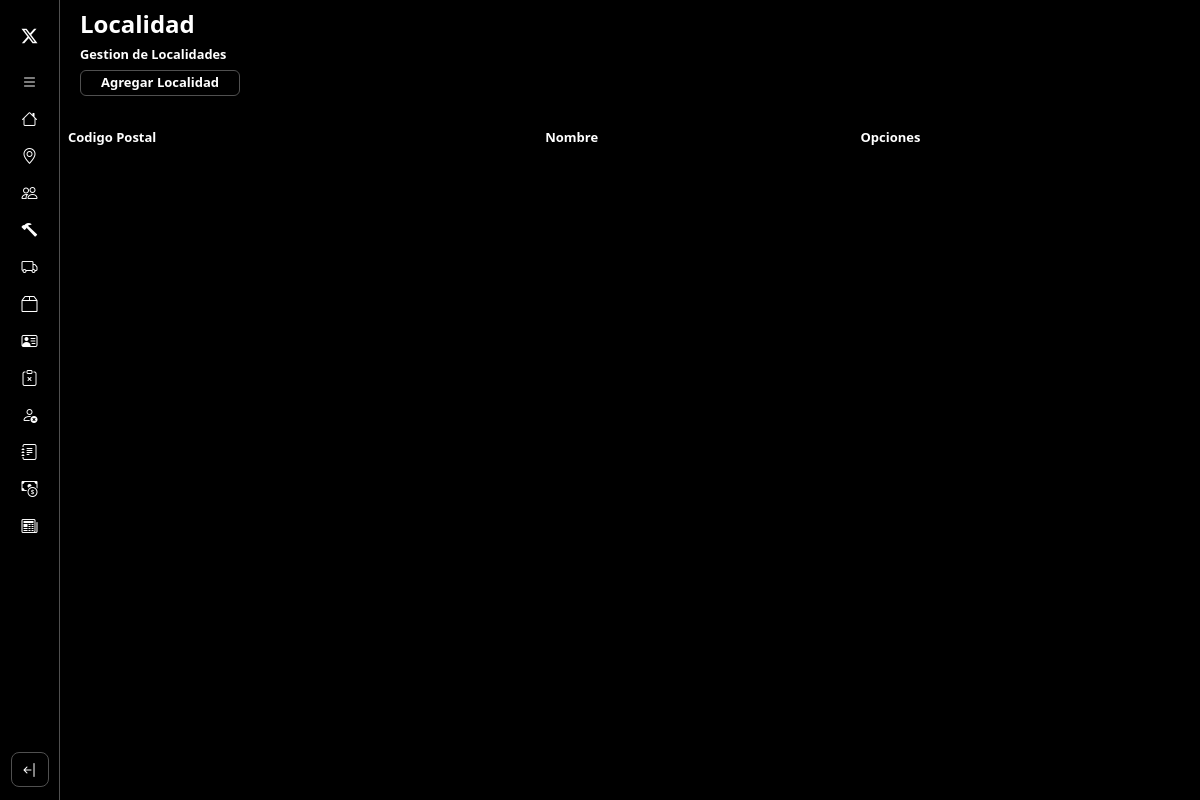
Page /gestionLocalidad/ on the earlier database version.
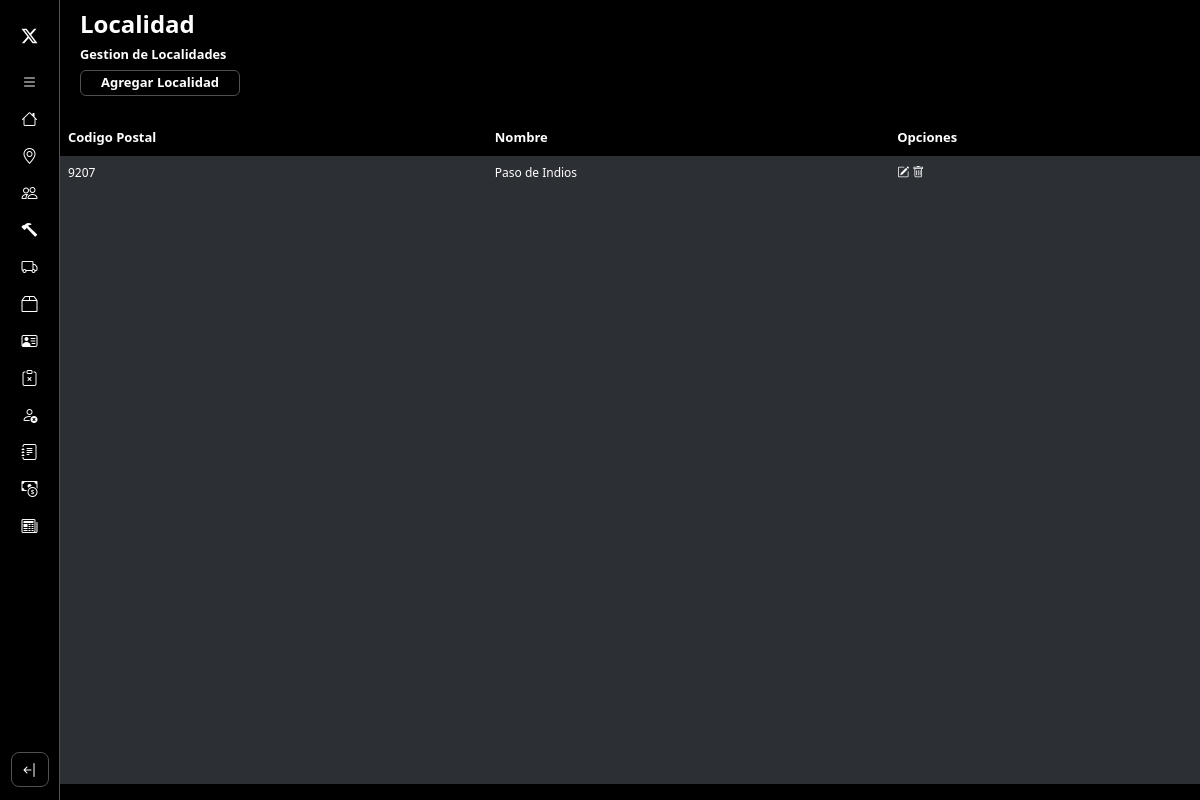
Same page on the later database version.
### core/models.py (models this page shows, shortened)
class Localidad(models.Model):
    cp = models.IntegerField(primary_key=True)
    nombre = models.CharField(max_length=100)

### core/views.py (the view)
# urls.py: path('gestionLocalidad/', gestionLocalidad.as_view(), name = 'gestionLocalidad'),
class gestionLocalidad(ListView):
    model = Localidad
    template_name = 'localidad/gestionLocalidad.html'
    context_object_name = 'localidades'

### core/templates/localidad/gestionLocalidad.html (shortened to what this page needs)
{% extends 'layouts/baseGestion.html' %}
{% load static %}
{% block title %}
    <h1>Localidad</h1>
    <h2>Gestion de Localidades</h2>
    <a href="{% url 'altaLocalidad' %}" class="btn-agregarEntidad">Agregar Localidad</a>
{% endblock %}
{% block listado %}
<table class="table table-striped table-dark">
    <thead>
        <tr>
            <th scope="col">Codigo Postal</th>
            <th scope="col">Nombre</th>
            <th scope="col">Opciones</th>
        </tr>
    </thead>
    <tbody>
        {% for localidad in localidades %}
            <tr class="fila-tabla">
                <td scope="row">{{ localidad.cp }}</td>
                <td scope="row">{{ localidad.nombre }}</td>
                <td scope="row">
                    <a href="{% url 'modificarLocalidad' localidad.cp %}" class="opcion"><i class="bi bi-pencil-square"></i></a>
                    <button href="#" class="opcion"><i class="bi bi-trash"></i></button>
                </td>
            </tr>
        {% endfor %}
    </tbody>
</table>
{% endblock %}

Differences in the rows shown:
added Localidad: cp "9207", nombre "Paso de Indios"
